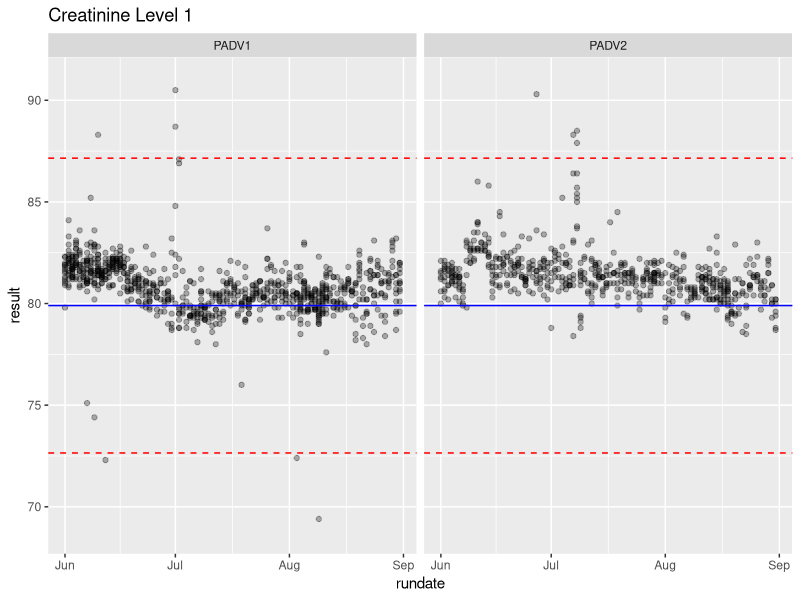
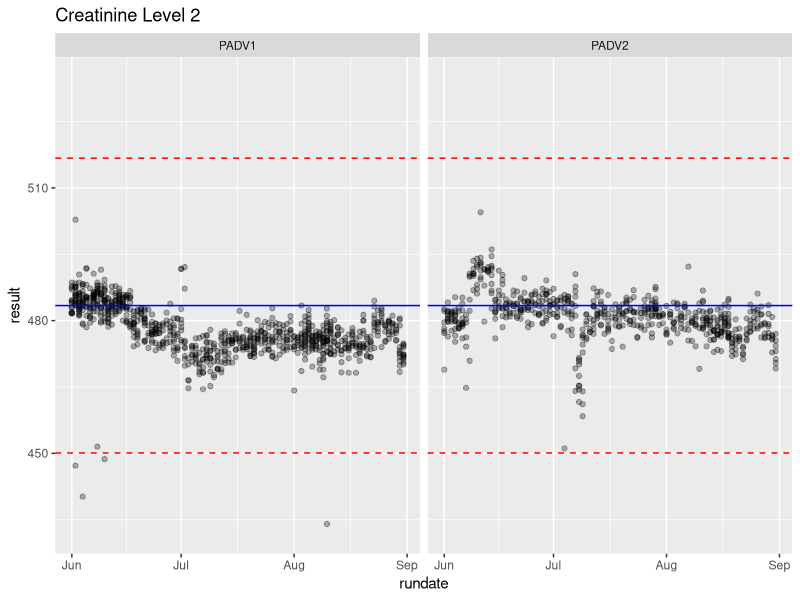

These figures' R source, in order:
## ---- chunk 1
knitr::opts_chunk$set(echo = FALSE, warning = FALSE, message = FALSE)
## ---- chunk 2
library(readr)
library(dplyr)
library(lubridate)
qc_data <- read_csv("qc_data.csv")
## ---- chunk 3
sum_table <- qc_data %>%
  group_by(hospital, test_code, qc_name) %>%
  summarise(obs_mean = round(mean(result),1), obs_sd = round(sd(result),1), obs_cv = round(obs_sd/obs_mean*100, 1), set_mean = round(mean[1],1), set_sd = sd[1], set_cv = round(set_sd/set_mean*100,1))

library(kableExtra)
kable(sum_table) %>%
    kable_styling(bootstrap_options = c("striped", "hover"))
## ---- chunk 4
library(lubridate)
library(ggplot2)

cr_stats<- qc_data %>%
  filter(test_code == "CRQ") %>%
  group_by(qc_name) %>%
  summarise(obs_mean = round(mean(result),1), obs_sd = round(sd(result),1), obs_cv = round(obs_sd/obs_mean*100, 1), set_mean = round(mean[1],1), set_sd = sd[1], set_cv = round(set_sd/set_mean*100,1))

cr1 <- qc_data %>%
  mutate(rundate = date(ymd_hms(date_performed))) %>%
  filter(hospital == "SPH", test_code == "CRQ", qc_name == "CH1") %>%
  group_by(qc_name, rundate) %>% 
  ggplot(aes(x = rundate,y = result)) +
  geom_point(alpha = 0.3) +
  geom_hline(yintercept = cr_stats$obs_mean[1], col = "blue") + 
  geom_hline(yintercept = cr_stats$obs_mean[1] + 1.96*cr_stats$obs_sd[1], col = "red", linetype = "dashed") + 
  geom_hline(yintercept = cr_stats$obs_mean[1] - 1.96*cr_stats$obs_sd[1], col = "red", linetype = "dashed") + 
  ylim(c(cr_stats$obs_mean[1] - 3*cr_stats$obs_sd[1],cr_stats$obs_mean[1] + 3*cr_stats$obs_sd[1])) +
  ggtitle("Creatinine Level 1") + 
  facet_wrap(~instr_code)

cr1
## ---- chunk 5
cr2 <- qc_data %>%
  mutate(rundate = date(ymd_hms(date_performed))) %>%
  filter(hospital == "SPH", test_code == "CRQ", qc_name == "CH2") %>%
  group_by(qc_name, rundate) %>% 
  ggplot(aes(x = rundate,y = result)) +
  geom_point(alpha = 0.3) +
  geom_hline(yintercept = cr_stats$obs_mean[2], col = "blue") + 
  geom_hline(yintercept = cr_stats$obs_mean[2] + 1.96*cr_stats$obs_sd[2], col = "red", linetype = "dashed") + 
  geom_hline(yintercept = cr_stats$obs_mean[2] - 1.96*cr_stats$obs_sd[2], col = "red", linetype = "dashed") +
  ylim(c(cr_stats$obs_mean[2] - 3*cr_stats$obs_sd[2],cr_stats$obs_mean[2] + 3*cr_stats$obs_sd[2])) +
  ggtitle("Creatinine Level 2") +
  facet_wrap(~instr_code)

cr2
